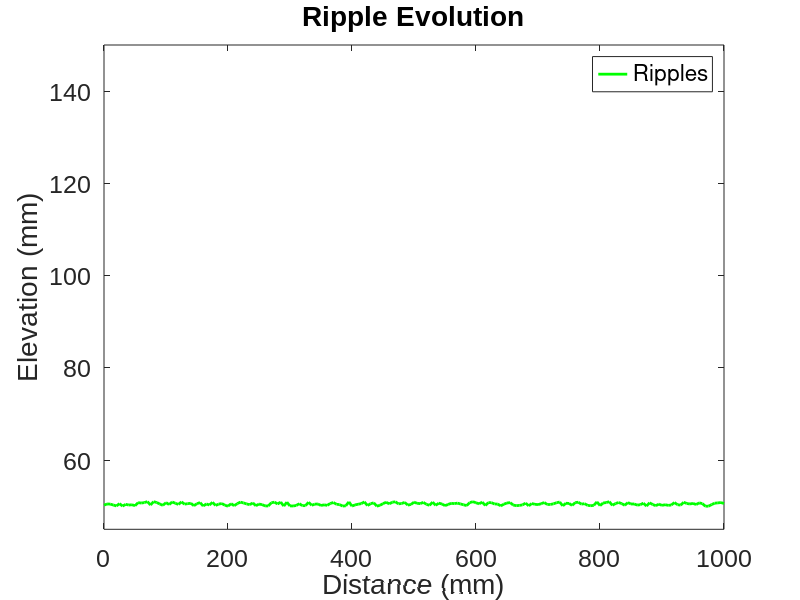

Reproduce this figure in MATLAB. (Note: this script raises an error after producing the figure.)
%created by Katherine Wentz 3/7/16
%Overland Flow

%% INITIALIZE

clearvars 
clear figure(1)

%-----Model Constants

mu=0.35;
alpha_min=5;
alpha_range=3;
D=0.25; %(mm) grain diameter
B=1; %fraction of impacting grains with high enough energy to play a significant role in the ejection of other grains
S=10; %impact rate number of impacts per mm2 s2
Nej=12; %number of ejecta per impact

%-----Initial Arrays

%Space Array
x_min=0; %(mm) 
x_max=1000; %(mm) 
dx=20*D; %(mm) bin spacing
spacearray=x_min:dx:x_max;%(mm)
j_max=length(spacearray); % number of bins

%Impact Array
i_max=10000; %number of impacts
impactarray=1:1:i_max;

%Elevation Array
zr_mean=50; %(mm) inital mean elevation of ripple surface 
zr_amp=1;
elevationarray=zr_amp*rand(1,j_max)+zr_mean; %(mm)

%Variable Elevation Array
elevationarray_int=elevationarray;

%Number of Grains in Each Bin Array
Narray=elevationarray./(pi*(D^2)).*(4*(1-mu)*dx);

%Array of Random Impact Elevations Above Ripple Elevation Surface
max_impactelev=x_max*tand(alpha_min);
impactelevarray=randi(floor(max_impactelev),1,i_max);

%Array of Random Impact Angles 
impactalpha=randi(alpha_range,1,i_max)+alpha_min;

%Time Array
tmin=1;
tmax=i_max/(x_max*D*B*S); 

%-----Initial Plot

figure(1)
plot(spacearray, elevationarray_int,'g','linewidth',2)
title('Ripple Evolution')
xlabel('Distance (mm)','fontname','arial','fontsize',21)
ylabel('Elevation (mm)','fontname','arial','fontsize',21)
ylim([0.9*zr_mean zr_mean+100])
set(gca,'fontsize',18,'fontname','arial')
legend('Ripples')
pause(0.05)



%% RUN 

nplots = 100; %number of plots
iplot = i_max/nplots; %defines which iterations I want to plot

for i=1:i_max
    
    %determine maximum and minimum heights of impact elevation
    min_impact_elev=impactelevarray(1); %minimum impact elevation set as first elevation in space array
    max_impact_elev=max(elevationarray+(spacearray*tand(impactalpha(i)))); %apply alpha to entire space array to find the greatest change in height along space (also add to elevation array to find total height)
    
    %determine random impact elevation using min max impact elevations
    impact_elev=min_impact_elev+((max_impact_elev-min_impact_elev)*rand); %choose a random impact elevation from minimum and maximum impact elevations based on impact angle (could hit anywhere along space array at that angle), but what elevation is below or above the spacearray(1) elevation? Might screw this up--need residuals?
   
    %offset horizontal impact_elev by trajectory line  
    trajectory=impact_elev-tand(impactalpha(i))*spacearray; %find the elevation where each space array value will hit at spacearray(1)
   
    
    below=find(trajectory<elevationarray); %determine where trajectory is lower than elevations in space
    above=1:below(1)-1; %indices 1 through the first point before trajectory is lower than elevation array
    impact_bin=below(1)-1; %find point where trajectory is lower than elevation array
    
    if impact_bin>j_max    %wrap around
        impact_bin=impact_bin-j_max;
    end
    
    %splash function
    Narray(impact_bin)=Narray(impact_bin)-Nej;
    bins=[];
    bins=impact_bin+3:impact_bin+6; %the bins in which grains land
    
    for ii=1:length(bins)  %wrap around
        if bins(ii)>j_max
            bins(ii)=bins(ii)-j_max;
        end
    end
   
    Narray(bins(1)) = Narray(bins(1)) + ceil(0.25*Nej);
    Narray(bins(2)) = Narray(bins(2)) + ceil(0.5*Nej);    
    Narray(bins(3)) = Narray(bins(3)) + ceil(0.125*Nej);    
    Narray(bins(4)) = Narray(bins(4)) + ceil(0.125*Nej);
    
    %new elevation of ripples
    elevationarray=(pi.*Narray*D^2)/(4*(1-mu)*dx); 
    
    %plot
    if rem(impactarray(i),iplot)==0
        
        clear figure(1)
        %impact trajectory
        plot(spacearray(above), trajectory(above),'--b','linewidth',2)
        hold on
        %ripple elevation
        plot(spacearray, elevationarray,'g','linewidth',2)
        title('Ripple Evolution')
        xlabel('Distance (mm)','fontname','arial','fontsize',21)
        ylabel('Elevation (mm)','fontname','arial','fontsize',21)
        ylim([0.9*zr_mean zr_mean+100])
        set(gca,'fontsize',18,'fontname','arial')
        legend('Impact Trajectory','Ripples')
        pause(0.05)
        hold off
      
    end
    
end


%% FINALIZE

figure(1)
plot(spacearray, elevationarray_int,'g','linewidth',2)
hold on
plot(spacearray,elevationarray,'k','linewidth',2)
title('Ripple Evolution')
xlabel('Distance (mm)','fontname','arial','fontsize',21)
ylabel('Elevation (mm)','fontname','arial','fontsize',21)
ylim([0.9*zr_mean zr_mean+100])
set(gca,'fontsize',18,'fontname','arial')
legend('Initial Elevation','Ripple Generation')
text(200,500,[tmax,'s'],'fontsize',14);






